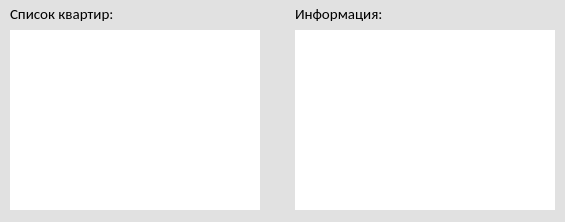
<?xml version="1.0" encoding="UTF-8"?>
<ui version="4.0">
 <class>MainWindow</class>
 <widget class="QMainWindow" name="MainWindow">
  <property name="geometry">
   <rect>
    <x>0</x>
    <y>0</y>
    <width>565</width>
    <height>222</height>
   </rect>
  </property>
  <property name="minimumSize">
   <size>
    <width>565</width>
    <height>222</height>
   </size>
  </property>
  <property name="maximumSize">
   <size>
    <width>565</width>
    <height>222</height>
   </size>
  </property>
  <property name="windowTitle">
   <string>Картотека</string>
  </property>
  <property name="windowIcon">
   <iconset resource="../resource/res.qrc">
    <normaloff>:/new/window_icons/icons/card.png</normaloff>:/new/window_icons/icons/card.png</iconset>
  </property>
  <property name="styleSheet">
   <string notr="true">QMainWindow{
background: rgb(225, 225, 225);
}

QPushButton{
background: rgb(225, 225, 225);
border: none;
border-radius: 4px;
font-family: Calibri;
font-size: 10pt;
}
QPushButton:hover{
background: rgb(195, 195, 195);
}</string>
  </property>
  <widget class="QWidget" name="centralwidget">
   <widget class="QListView" name="flat_list">
    <property name="geometry">
     <rect>
      <x>10</x>
      <y>30</y>
      <width>250</width>
      <height>180</height>
     </rect>
    </property>
    <property name="styleSheet">
     <string notr="true">QListView{
border: none;
}</string>
    </property>
   </widget>
   <widget class="QLabel" name="label">
    <property name="geometry">
     <rect>
      <x>10</x>
      <y>6</y>
      <width>250</width>
      <height>16</height>
     </rect>
    </property>
    <property name="styleSheet">
     <string notr="true">QLabel{
font-size: 11pt;
font-family: Calibri;
}</string>
    </property>
    <property name="text">
     <string>Список квартир:</string>
    </property>
   </widget>
   <widget class="QLabel" name="label_2">
    <property name="geometry">
     <rect>
      <x>295</x>
      <y>6</y>
      <width>250</width>
      <height>16</height>
     </rect>
    </property>
    <property name="styleSheet">
     <string notr="true">QLabel{
font-size: 11pt;
font-family: Calibri;
}</string>
    </property>
    <property name="text">
     <string>Информация:</string>
    </property>
   </widget>
   <widget class="QTextEdit" name="info_text">
    <property name="geometry">
     <rect>
      <x>295</x>
      <y>30</y>
      <width>260</width>
      <height>180</height>
     </rect>
    </property>
    <property name="styleSheet">
     <string notr="true">QTextEdit{
border: none;
}</string>
    </property>
    <property name="undoRedoEnabled">
     <bool>false</bool>
    </property>
    <property name="readOnly">
     <bool>true</bool>
    </property>
    <property name="html">
     <string>&lt;!DOCTYPE HTML PUBLIC &quot;-//W3C//DTD HTML 4.0//EN&quot; &quot;http://www.w3.org/TR/REC-html40/strict.dtd&quot;&gt;
&lt;html&gt;&lt;head&gt;&lt;meta name=&quot;qrichtext&quot; content=&quot;1&quot; /&gt;&lt;style type=&quot;text/css&quot;&gt;
p, li { white-space: pre-wrap; }
&lt;/style&gt;&lt;/head&gt;&lt;body style=&quot; font-family:'MS Shell Dlg 2'; font-size:8.25pt; font-weight:400; font-style:normal;&quot;&gt;
&lt;p style=&quot;-qt-paragraph-type:empty; margin-top:0px; margin-bottom:0px; margin-left:0px; margin-right:0px; -qt-block-indent:0; text-indent:0px;&quot;&gt;&lt;br /&gt;&lt;/p&gt;&lt;/body&gt;&lt;/html&gt;</string>
    </property>
    <property name="textInteractionFlags">
     <set>Qt::TextSelectableByMouse</set>
    </property>
   </widget>
   <widget class="QPushButton" name="add_button">
    <property name="geometry">
     <rect>
      <x>265</x>
      <y>30</y>
      <width>25</width>
      <height>25</height>
     </rect>
    </property>
    <property name="toolTip">
     <string>&lt;html&gt;&lt;head/&gt;&lt;body&gt;&lt;p&gt;Добавить&lt;/p&gt;&lt;/body&gt;&lt;/html&gt;</string>
    </property>
    <property name="whatsThis">
     <string>&lt;html&gt;&lt;head/&gt;&lt;body&gt;&lt;p&gt;&lt;br/&gt;&lt;/p&gt;&lt;/body&gt;&lt;/html&gt;</string>
    </property>
    <property name="styleSheet">
     <string notr="true"/>
    </property>
    <property name="text">
     <string/>
    </property>
    <property name="icon">
     <iconset resource="../resource/res.qrc">
      <normaloff>:/new/button_icons/icons/add.png</normaloff>:/new/button_icons/icons/add.png</iconset>
    </property>
    <property name="iconSize">
     <size>
      <width>21</width>
      <height>21</height>
     </size>
    </property>
   </widget>
   <widget class="QPushButton" name="complete_button">
    <property name="enabled">
     <bool>false</bool>
    </property>
    <property name="geometry">
     <rect>
      <x>265</x>
      <y>185</y>
      <width>25</width>
      <height>25</height>
     </rect>
    </property>
    <property name="toolTip">
     <string>&lt;html&gt;&lt;head/&gt;&lt;body&gt;&lt;p&gt;Выбрать&lt;/p&gt;&lt;/body&gt;&lt;/html&gt;</string>
    </property>
    <property name="styleSheet">
     <string notr="true"/>
    </property>
    <property name="text">
     <string/>
    </property>
    <property name="icon">
     <iconset resource="../resource/res.qrc">
      <normaloff>:/new/button_icons/icons/passed.png</normaloff>:/new/button_icons/icons/passed.png</iconset>
    </property>
    <property name="iconSize">
     <size>
      <width>21</width>
      <height>21</height>
     </size>
    </property>
   </widget>
   <widget class="QPushButton" name="search_button">
    <property name="geometry">
     <rect>
      <x>265</x>
      <y>60</y>
      <width>25</width>
      <height>25</height>
     </rect>
    </property>
    <property name="toolTip">
     <string>&lt;html&gt;&lt;head/&gt;&lt;body&gt;&lt;p&gt;Поиск&lt;/p&gt;&lt;/body&gt;&lt;/html&gt;</string>
    </property>
    <property name="whatsThis">
     <string>&lt;html&gt;&lt;head/&gt;&lt;body&gt;&lt;p&gt;&lt;br/&gt;&lt;/p&gt;&lt;/body&gt;&lt;/html&gt;</string>
    </property>
    <property name="text">
     <string/>
    </property>
    <property name="icon">
     <iconset resource="../resource/res.qrc">
      <normaloff>:/new/button_icons/icons/search.png</normaloff>:/new/button_icons/icons/search.png</iconset>
    </property>
    <property name="iconSize">
     <size>
      <width>21</width>
      <height>21</height>
     </size>
    </property>
   </widget>
   <widget class="QPushButton" name="remove_search_button">
    <property name="geometry">
     <rect>
      <x>265</x>
      <y>90</y>
      <width>25</width>
      <height>25</height>
     </rect>
    </property>
    <property name="toolTip">
     <string>&lt;html&gt;&lt;head/&gt;&lt;body&gt;&lt;p&gt;Удалить фильтр поиска&lt;/p&gt;&lt;/body&gt;&lt;/html&gt;</string>
    </property>
    <property name="whatsThis">
     <string>&lt;html&gt;&lt;head/&gt;&lt;body&gt;&lt;p&gt;&lt;br/&gt;&lt;/p&gt;&lt;/body&gt;&lt;/html&gt;</string>
    </property>
    <property name="text">
     <string/>
    </property>
    <property name="icon">
     <iconset resource="../resource/res.qrc">
      <normaloff>:/new/button_icons/icons/cancel.png</normaloff>:/new/button_icons/icons/cancel.png</iconset>
    </property>
    <property name="iconSize">
     <size>
      <width>21</width>
      <height>21</height>
     </size>
    </property>
   </widget>
  </widget>
 </widget>
 <resources>
  <include location="../resource/res.qrc"/>
 </resources>
 <connections/>
</ui>
